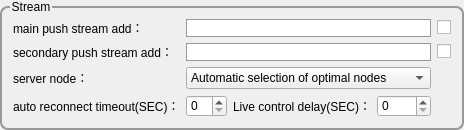
                 <widget class="QGroupBox" name="groupBox_25">
                  <property name="sizePolicy">
                   <sizepolicy hsizetype="Preferred" vsizetype="Preferred">
                    <horstretch>0</horstretch>
                    <verstretch>0</verstretch>
                   </sizepolicy>
                  </property>
                  <property name="styleSheet">
                   <string notr="true">QGroupBox{ 
	border: 2px solid rgb(153,153,153);
    border-radius:8px;
    margin-top:6px;  
}
QGroupBox:title{ 
	color:black;
    subcontrol-origin: margin; 
    left: 10px;  
}</string>
                  </property>
                  <property name="title">
                   <string>Stream</string>
                  </property>
                  <layout class="QGridLayout" name="gridLayout_13">
                   <item row="3" column="0">
                    <widget class="QLabel" name="label_44">
                     <property name="text">
                      <string>auto reconnect timeout(SEC)：</string>
                     </property>
                     <property name="alignment">
                      <set>Qt::AlignLeading|Qt::AlignLeft|Qt::AlignVCenter</set>
                     </property>
                    </widget>
                   </item>
                   <item row="3" column="3">
                    <widget class="QSpinBox" name="m_pSBoxDelaySec">
                     <property name="contextMenuPolicy">
                      <enum>Qt::NoContextMenu</enum>
                     </property>
                     <property name="maximum">
                      <number>1000</number>
                     </property>
                    </widget>
                   </item>
                   <item row="1" column="0">
                    <widget class="QLabel" name="label_265">
                     <property name="text">
                      <string>secondary push stream add：</string>
                     </property>
                     <property name="alignment">
                      <set>Qt::AlignLeading|Qt::AlignLeft|Qt::AlignVCenter</set>
                     </property>
                    </widget>
                   </item>
                   <item row="1" column="4">
                    <widget class="QCheckBox" name="m_pCheckBackPushUrlSec">
                     <property name="text">
                      <string/>
                     </property>
                    </widget>
                   </item>
                   <item row="0" column="0">
                    <widget class="QLabel" name="label_266">
                     <property name="text">
                      <string>main push stream add：</string>
                     </property>
                     <property name="alignment">
                      <set>Qt::AlignLeading|Qt::AlignLeft|Qt::AlignVCenter</set>
                     </property>
                    </widget>
                   </item>
                   <item row="2" column="1" colspan="3">
                    <widget class="QComboBox" name="m_pCombRtmpNodeSec">
                     <item>
                      <property name="text">
                       <string>Automatic selection of optimal nodes</string>
                      </property>
                     </item>
                    </widget>
                   </item>
                   <item row="2" column="0">
                    <widget class="QLabel" name="label_274">
                     <property name="text">
                      <string>server node：</string>
                     </property>
                    </widget>
                   </item>
                   <item row="0" column="4">
                    <widget class="QCheckBox" name="m_pCheckPushUrlSec">
                     <property name="text">
                      <string/>
                     </property>
                    </widget>
                   </item>
                   <item row="3" column="1">
                    <widget class="QSpinBox" name="m_pSBoxReconnectTimeoutSec">
                     <property name="contextMenuPolicy">
                      <enum>Qt::NoContextMenu</enum>
                     </property>
                    </widget>
                   </item>
                   <item row="3" column="2">
                    <widget class="QLabel" name="label_275">
                     <property name="text">
                      <string>Live control delay(SEC)：</string>
                     </property>
                     <property name="alignment">
                      <set>Qt::AlignRight|Qt::AlignTrailing|Qt::AlignVCenter</set>
                     </property>
                    </widget>
                   </item>
                   <item row="1" column="1" colspan="3">
                    <widget class="QLineEdit" name="m_pLdtLiveBackPushUrlSec">
                     <property name="contextMenuPolicy">
                      <enum>Qt::NoContextMenu</enum>
                     </property>
                     <property name="styleSheet">
                      <string notr="true">border:1px solid;
border-color: rgb(153,153,153);</string>
                     </property>
                    </widget>
                   </item>
                   <item row="0" column="1" colspan="3">
                    <widget class="QLineEdit" name="m_pLdtLivePushUrlSec">
                     <property name="contextMenuPolicy">
                      <enum>Qt::NoContextMenu</enum>
                     </property>
                     <property name="styleSheet">
                      <string notr="true">border:1px solid;
border-color: rgb(153,153,153);</string>
                     </property>
                     <property name="readOnly">
                      <bool>false</bool>
                     </property>
                    </widget>
                   </item>
                  </layout>
                 </widget>
